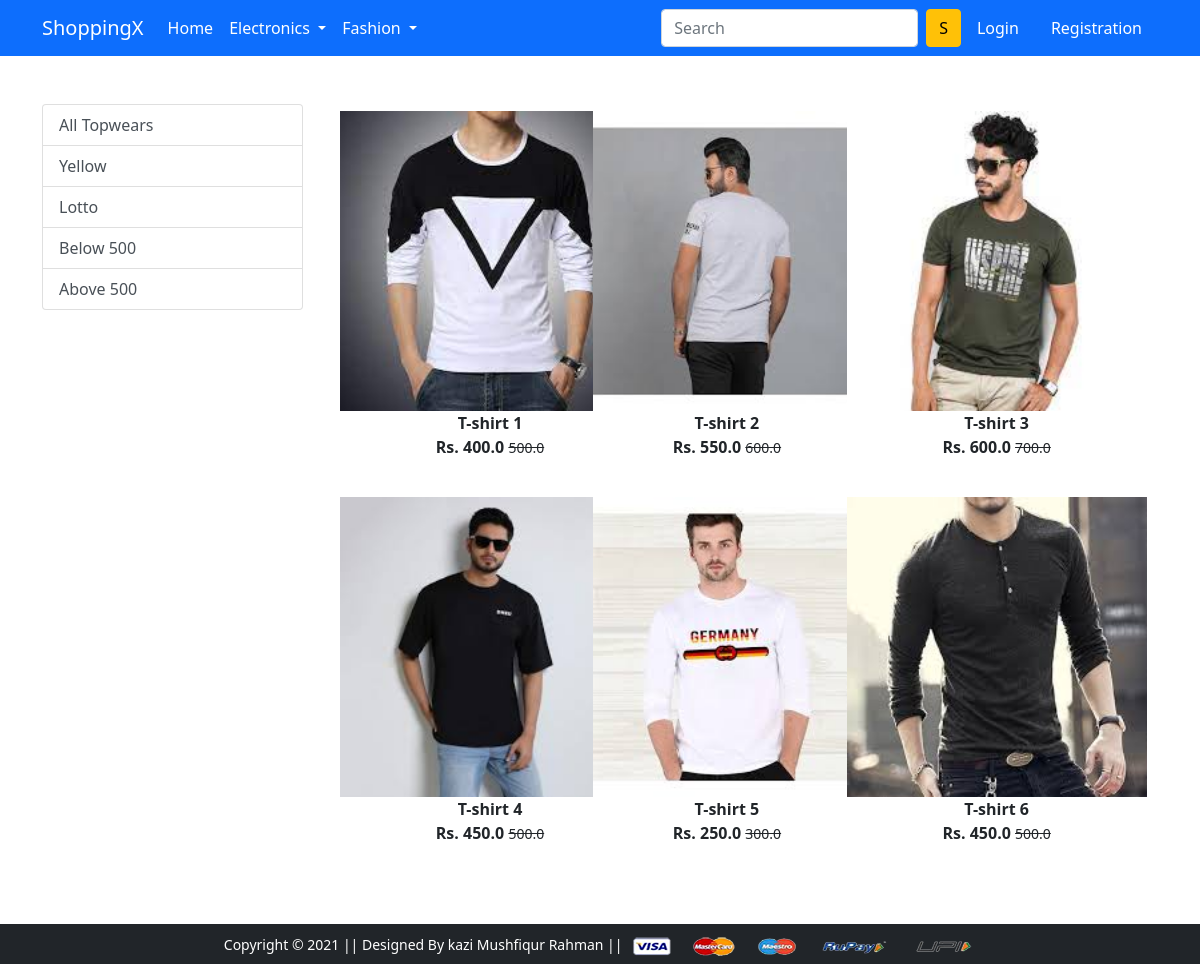
Screenshot of /topwear/ with the database file from the repository.
### app/models.py (models this page shows, shortened)
class Product(models.Model):
    title = models.CharField(max_length=100)
    selling_price = models.FloatField()
    discounted_price = models.FloatField()
    description = models.TextField()
    brand = models.CharField(max_length=100)
    category = models.CharField(choices=CATEGORY_CHOICES, max_length=2)
    product_image = models.ImageField(upload_to='productimg')

### app/views.py (the view)
# urls.py: path('topwear/', views.topwear, name='topwear'),
def topwear(request, data=None):
    if data == None:
        topwears = Product.objects.filter(category='TW')
    elif data == 'Yellow' or data == 'Lotto':
        topwears = Product.objects.filter(category='TW').filter(brand=data)
    elif data == 'below':
        topwears = Product.objects.filter(category='TW').filter(discounted_price__lt=500)
    elif data == 'above':
        topwears = Product.objects.filter(category='TW').filter(discounted_price__gt=500)
    return render(request, 'app/topwear.html', {'topwears': topwears})

### app/templates/app/topwear.html (shortened to what this page needs)
{% extends 'app/base.html' %}
{% load static %}
{% block main-content %}
<div class="container my-5">
 <div class="row">
  <div class="col-sm-3">
    <div class="list-group">
        <a href="{% url 'topwear' %}" class="list-group-item list-group-item-action" aria-current="true">
            All Topwears
        </a>
        <a href="{% url 'topweardata' 'Yellow' %}" class="list-group-item list-group-item-action" aria-current="true">
            Yellow
        </a>
        <a href="{% url 'topweardata' 'Lotto' %}" class="list-group-item list-group-item-action" aria-current="true">
            Lotto
        </a>
        <a href="{% url 'topweardata' 'below' %}" class="list-group-item list-group-item-action" aria-current="true">
            Below 500
        </a>
        <a href="{% url 'topweardata' 'above' %}" class="list-group-item list-group-item-action" aria-current="true">
            Above 500
        </a>
    </div>
  </div>
  <div class="col-sm-8">
    <div class="row">
        {% for product in topwears %}
            <div class="col-sm-4 text-center mb-4">
                <a href="{% url 'product-detail' product.id %}" class="btn">
                    <div class="item">
                        <img src="{{product.product_image.url}}" alt="" height="300" class="">
                        <div class="fw-bold">{{product.title}}</div>
                        <div class="fw-bold">
                            Rs. {{product.discounted_price}}
                            <small class="fw-light text-decoration-line-through">{{product.selling_price}}</small>
                        </div>
                    </div>
                </a>
            </div>
        {% endfor %}
    </div>
  </div>
 </div>
</div>
{% endblock main-content %}

### rows the page displays
Product: product_image (picture), title "T-shirt 1", discounted_price "400.0", selling_price "500.0"
Product: product_image (picture), title "T-shirt 2", discounted_price "550.0", selling_price "600.0"
Product: product_image (picture), title "T-shirt 3", discounted_price "600.0", selling_price "700.0"
Product: product_image (picture), title "T-shirt 4", discounted_price "450.0", selling_price "500.0"
Product: product_image (picture), title "T-shirt 5", discounted_price "250.0", selling_price "300.0"
Product: product_image (picture), title "T-shirt 6", discounted_price "450.0", selling_price "500.0"
